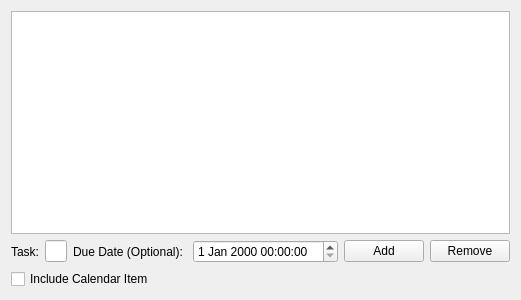
<?xml version="1.0" encoding="UTF-8"?>
<ui version="4.0">
 <class>to_do_tab</class>
 <widget class="QWidget" name="to_do_tab">
  <property name="geometry">
   <rect>
    <x>0</x>
    <y>0</y>
    <width>514</width>
    <height>300</height>
   </rect>
  </property>
  <property name="windowTitle">
   <string>To-Do Tab</string>
  </property>
  <layout class="QHBoxLayout" name="horizontalLayout">
   <item>
    <layout class="QVBoxLayout" name="verticalLayout">
     <item>
      <widget class="QListWidget" name="listWidget"/>
     </item>
     <item>
      <layout class="QHBoxLayout" name="horizontalLayout_4">
       <item>
        <widget class="QLabel" name="label">
         <property name="text">
          <string>Task:</string>
         </property>
        </widget>
       </item>
       <item>
        <widget class="QLineEdit" name="task_description_line_edit"/>
       </item>
       <item>
        <widget class="QLabel" name="label_2">
         <property name="text">
          <string>Due Date (Optional): </string>
         </property>
        </widget>
       </item>
       <item>
        <widget class="QDateTimeEdit" name="due_date_time_edit"/>
       </item>
       <item>
        <widget class="QPushButton" name="add_task_button">
         <property name="text">
          <string>Add</string>
         </property>
        </widget>
       </item>
       <item>
        <widget class="QPushButton" name="remove_task_button">
         <property name="text">
          <string>Remove</string>
         </property>
        </widget>
       </item>
      </layout>
     </item>
     <item>
      <layout class="QHBoxLayout" name="horizontalLayout_3">
       <item>
        <widget class="QCheckBox" name="include_calendar_item_check_box">
         <property name="text">
          <string>Include Calendar Item</string>
         </property>
        </widget>
       </item>
       <item>
        <spacer name="horizontalSpacer">
         <property name="orientation">
          <enum>Qt::Horizontal</enum>
         </property>
         <property name="sizeHint" stdset="0">
          <size>
           <width>40</width>
           <height>20</height>
          </size>
         </property>
        </spacer>
       </item>
      </layout>
     </item>
    </layout>
   </item>
  </layout>
 </widget>
 <resources/>
 <connections/>
</ui>
